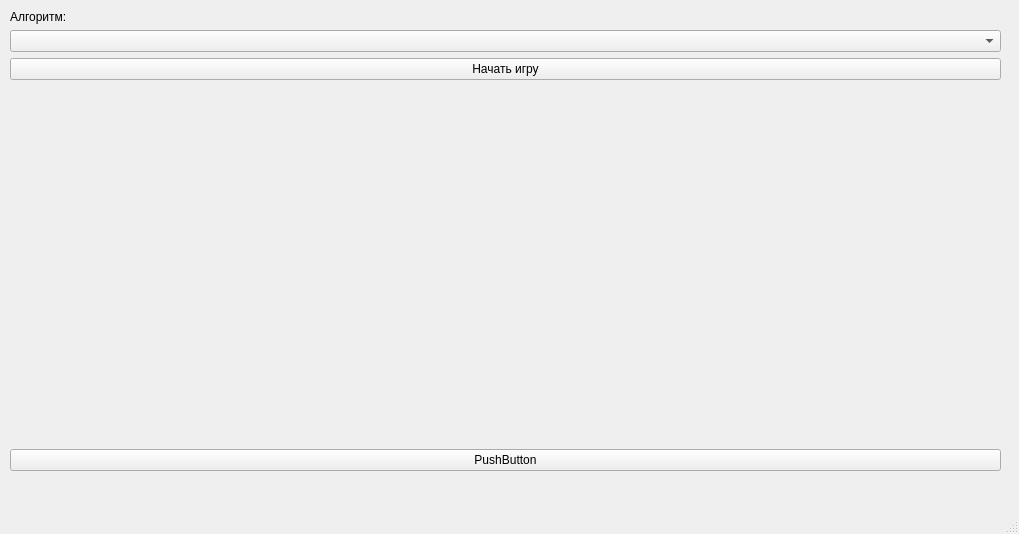
<?xml version="1.0" encoding="UTF-8"?>
<ui version="4.0">
 <class>MainWindow</class>
 <widget class="QMainWindow" name="MainWindow">
  <property name="geometry">
   <rect>
    <x>0</x>
    <y>0</y>
    <width>1019</width>
    <height>534</height>
   </rect>
  </property>
  <property name="windowTitle">
   <string>MainWindow</string>
  </property>
  <widget class="QWidget" name="centralwidget">
   <widget class="QWidget" name="horizontalLayoutWidget">
    <property name="geometry">
     <rect>
      <x>10</x>
      <y>10</y>
      <width>991</width>
      <height>461</height>
     </rect>
    </property>
    <layout class="QHBoxLayout" name="horizontalLayout">
     <item>
      <layout class="QVBoxLayout" name="verticalLayout">
       <item>
        <layout class="QGridLayout" name="gridLayoutBoard"/>
       </item>
      </layout>
     </item>
     <item>
      <layout class="QVBoxLayout" name="verticalLayout_2">
       <item>
        <widget class="QLabel" name="labelAlgo">
         <property name="text">
          <string>Алгоритм:</string>
         </property>
        </widget>
       </item>
       <item>
        <widget class="QComboBox" name="comboBoxAlgo"/>
       </item>
       <item>
        <widget class="QPushButton" name="pushButtonStart">
         <property name="text">
          <string>Начать игру</string>
         </property>
        </widget>
       </item>
       <item>
        <spacer name="verticalSpacer">
         <property name="orientation">
          <enum>Qt::Vertical</enum>
         </property>
         <property name="sizeHint" stdset="0">
          <size>
           <width>20</width>
           <height>40</height>
          </size>
         </property>
        </spacer>
       </item>
       <item>
        <widget class="QPushButton" name="pushButton">
         <property name="text">
          <string>PushButton</string>
         </property>
        </widget>
       </item>
      </layout>
     </item>
    </layout>
   </widget>
  </widget>
  <widget class="QMenuBar" name="menubar">
   <property name="geometry">
    <rect>
     <x>0</x>
     <y>0</y>
     <width>1019</width>
     <height>22</height>
    </rect>
   </property>
  </widget>
  <widget class="QStatusBar" name="statusbar"/>
 </widget>
 <resources/>
 <connections/>
</ui>
